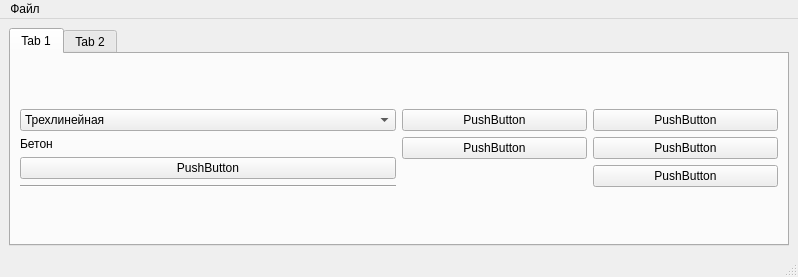
<?xml version="1.0" encoding="UTF-8"?>
<ui version="4.0">
 <class>MainWindow</class>
 <widget class="QMainWindow" name="MainWindow">
  <property name="geometry">
   <rect>
    <x>0</x>
    <y>0</y>
    <width>798</width>
    <height>277</height>
   </rect>
  </property>
  <property name="windowTitle">
   <string>MainWindow</string>
  </property>
  <widget class="QWidget" name="centralwidget">
   <layout class="QVBoxLayout" name="verticalLayout_2">
    <item>
     <widget class="QTabWidget" name="tabWidget">
      <property name="currentIndex">
       <number>0</number>
      </property>
      <widget class="QWidget" name="tab">
       <attribute name="title">
        <string>Tab 1</string>
       </attribute>
       <layout class="QVBoxLayout" name="verticalLayout_3">
        <item>
         <layout class="QHBoxLayout" name="horizontalLayout">
          <item>
           <layout class="QVBoxLayout" name="verticalLayout">
            <item>
             <widget class="QComboBox" name="comboBox">
              <item>
               <property name="text">
                <string>Трехлинейная</string>
               </property>
              </item>
              <item>
               <property name="text">
                <string>Двухлинейная</string>
               </property>
              </item>
              <item>
               <property name="text">
                <string>Криволинейная</string>
               </property>
              </item>
             </widget>
            </item>
            <item>
             <widget class="QLabel" name="label">
              <property name="text">
               <string>Бетон</string>
              </property>
             </widget>
            </item>
            <item>
             <widget class="QPushButton" name="pushButton">
              <property name="text">
               <string>PushButton</string>
              </property>
             </widget>
            </item>
            <item>
             <widget class="Line" name="line">
              <property name="orientation">
               <enum>Qt::Horizontal</enum>
              </property>
             </widget>
            </item>
           </layout>
          </item>
          <item>
           <layout class="QGridLayout" name="gridLayout">
            <item row="0" column="0">
             <widget class="QPushButton" name="pushButton_2">
              <property name="text">
               <string>PushButton</string>
              </property>
             </widget>
            </item>
            <item row="0" column="1">
             <widget class="QPushButton" name="pushButton_3">
              <property name="text">
               <string>PushButton</string>
              </property>
             </widget>
            </item>
            <item row="1" column="1">
             <widget class="QPushButton" name="pushButton_4">
              <property name="text">
               <string>PushButton</string>
              </property>
             </widget>
            </item>
            <item row="1" column="0">
             <widget class="QPushButton" name="pushButton_5">
              <property name="text">
               <string>PushButton</string>
              </property>
             </widget>
            </item>
            <item row="2" column="1">
             <widget class="QPushButton" name="pushButton_6">
              <property name="text">
               <string>PushButton</string>
              </property>
             </widget>
            </item>
           </layout>
          </item>
         </layout>
        </item>
       </layout>
      </widget>
      <widget class="QWidget" name="tab_2">
       <attribute name="title">
        <string>Tab 2</string>
       </attribute>
      </widget>
     </widget>
    </item>
   </layout>
  </widget>
  <widget class="QMenuBar" name="menubar">
   <property name="geometry">
    <rect>
     <x>0</x>
     <y>0</y>
     <width>798</width>
     <height>21</height>
    </rect>
   </property>
   <widget class="QMenu" name="menu">
    <property name="title">
     <string>Файл</string>
    </property>
    <addaction name="createProj"/>
   </widget>
   <addaction name="menu"/>
  </widget>
  <widget class="QStatusBar" name="statusbar"/>
  <action name="action">
   <property name="text">
    <string>Сраный</string>
   </property>
  </action>
  <action name="action_2">
   <property name="text">
    <string>Обосраный</string>
   </property>
  </action>
  <action name="createProj">
   <property name="text">
    <string>Создать</string>
   </property>
  </action>
 </widget>
 <resources/>
 <connections/>
</ui>
